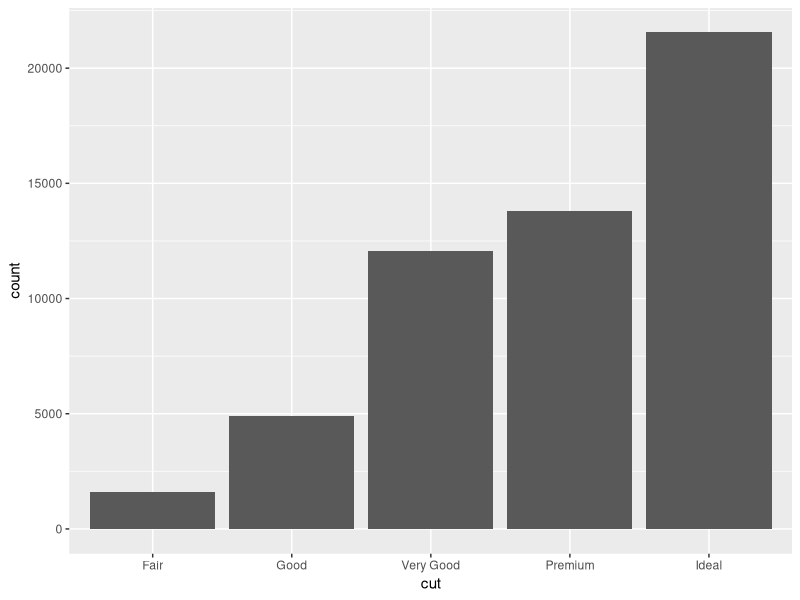
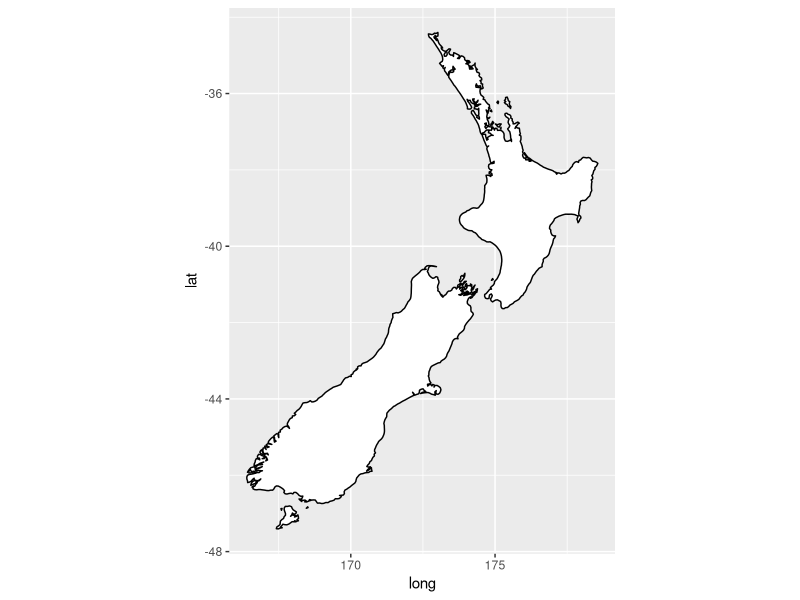
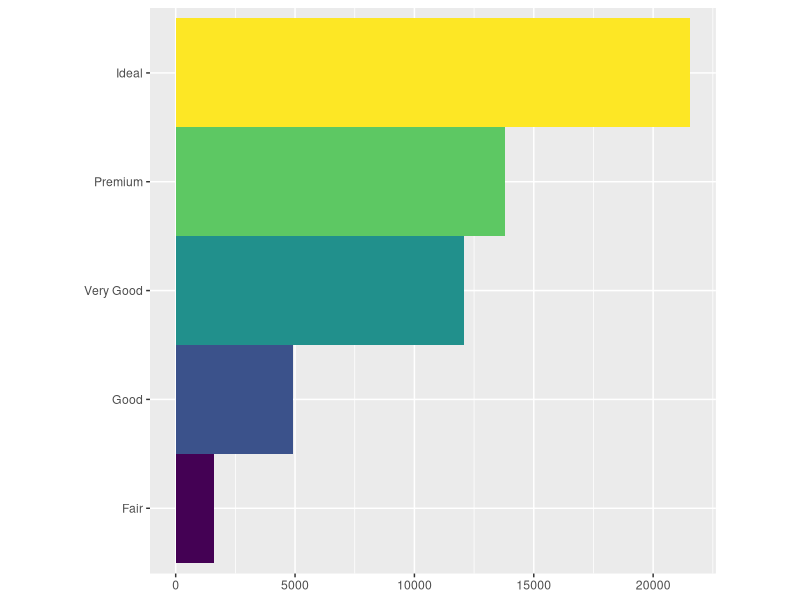
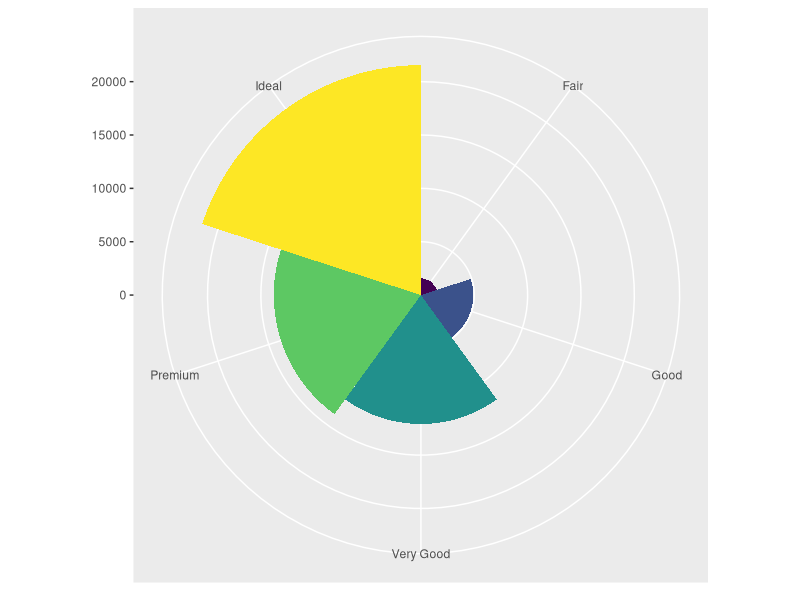

Here is the R script that generated these plots, in order:
library("tidyverse")
# install.packages("maps")

ggplot(data = diamonds) + 
  geom_bar(mapping = aes(x = cut))

## Example of a geoplot in ggplot
nz  <- map_data("nz")

ggplot(nz, aes(long, lat, group = group)) +
  geom_polygon(fill = "white", colour = "black") +
  coord_quickmap()

## An example with polar coordinate
bar <- ggplot(data = diamonds) + 
  geom_bar(
    mapping = aes(x = cut, fill = cut), 
    show.legend = FALSE,
    width = 1
  ) + 
  theme(aspect.ratio = 1) +
  labs(x = NULL, y = NULL)

bar + coord_flip()
bar + coord_polar()


seq(1, 10)
